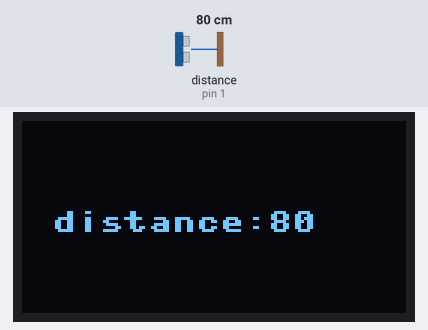
Simulated run of this program. Board: MicroPython board. Parts: 128×64 one-colour display. Inputs (shaded band) come from the test bench; at power-on: distance to the obstacle (sensor on pin 1) 80 cm. The echo pulse lasts 58.3 µs per cm.

Above: at 1.2 s.
1.3 s: distance to the obstacle (sensor on pin 1) set to 2 cm
At 2.3 s:
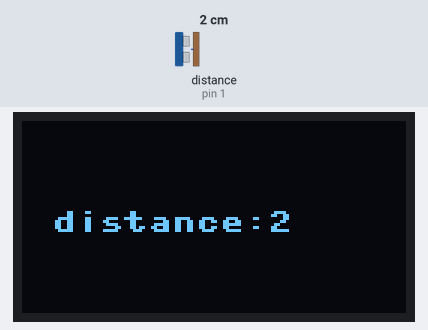
2.8 s: distance to the obstacle (sensor on pin 1) set to 4 cm
At 3.3 s:
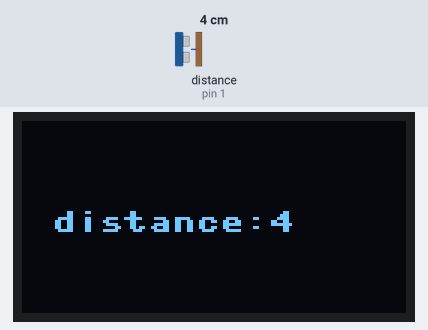
4.3 s: distance to the obstacle (sensor on pin 1) set to 9 cm
At 5.6 s:
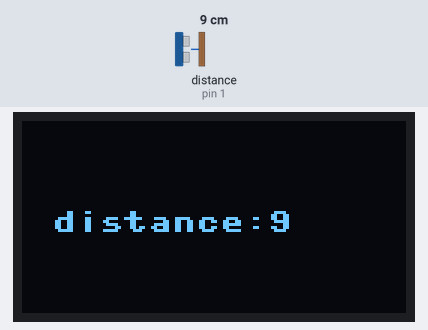
Timing chart, 0 to 7.3 s (numbered marks = the images above; inputs shaded):
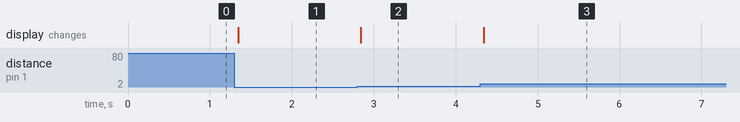

The program:

5-3.___________5.py
```python
import machine
import time
from machine import Pin
from machine import SoftI2C
from ssd1306 import SSD1306_I2C

trigger = Pin(17, mode=Pin.OUT, pull=None)
echo = Pin(1, mode=Pin.IN, pull=None)
trigger.value(0)

i2c = SoftI2C(sda=Pin(43), scl=Pin(44))
oled = SSD1306_I2C(128, 64, i2c)

def get_distance_cm():
    trigger.value(0)
    time.sleep_us(5)
    trigger.value(1)
    time.sleep_us(10)
    trigger.value(0)

    pulse_time = machine.time_pulse_us(echo, 1, 30000)
    distance_cm = (pulse_time / 2) / 29.1
    if 2 <= distance_cm <= 200:
        return distance_cm
    else:
        return 0

try:
    while True:
        distance_cm = get_distance_cm()
        if distance_cm!=0:
            oled.fill(0)
            oled.text("distance:"+str(round(distance_cm)),10,30)
            oled.show()
        time.sleep(0.1)


except KeyboardInterrupt:
    pass
```

Measured:
- after the input at 1.3 s, the display: changes at once (image 1)
- after the input at 2.8 s, the display: changes at once (image 2)
- after the input at 4.3 s, the display: changes at once (image 3)
